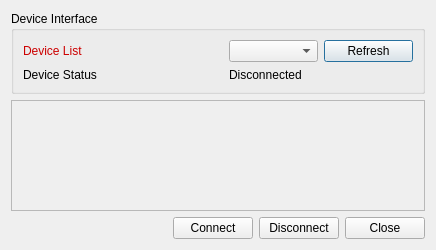
<?xml version="1.0" encoding="UTF-8"?>
<ui version="4.0">
 <class>ConnectDialog</class>
 <widget class="QDialog" name="ConnectDialog">
  <property name="geometry">
   <rect>
    <x>0</x>
    <y>0</y>
    <width>436</width>
    <height>250</height>
   </rect>
  </property>
  <property name="windowTitle">
   <string>Connect Device</string>
  </property>
  <layout class="QGridLayout" name="gridLayout">
   <item row="0" column="0">
    <widget class="QGroupBox" name="groupBox_2">
     <property name="title">
      <string>Device Interface</string>
     </property>
     <layout class="QGridLayout" name="gridLayout_2">
      <item row="1" column="0">
       <widget class="QLabel" name="label_14">
        <property name="text">
         <string>Device Status</string>
        </property>
       </widget>
      </item>
      <item row="1" column="1">
       <widget class="QLabel" name="m_lbDeviceStatus">
        <property name="text">
         <string>Disconnected</string>
        </property>
       </widget>
      </item>
      <item row="0" column="0">
       <widget class="QLabel" name="m_lbDeviceList">
        <property name="minimumSize">
         <size>
          <width>200</width>
          <height>0</height>
         </size>
        </property>
        <property name="styleSheet">
         <string notr="true">color: rgb(204, 0, 0);</string>
        </property>
        <property name="text">
         <string>Device List</string>
        </property>
       </widget>
      </item>
      <item row="0" column="1">
       <widget class="QComboBox" name="m_cbDeviceList"/>
      </item>
      <item row="0" column="2">
       <widget class="QPushButton" name="m_pbRefresh">
        <property name="minimumSize">
         <size>
          <width>80</width>
          <height>0</height>
         </size>
        </property>
        <property name="text">
         <string>Refresh</string>
        </property>
       </widget>
      </item>
     </layout>
    </widget>
   </item>
   <item row="1" column="0">
    <widget class="QPlainTextEdit" name="m_pteDeviceInfo">
     <property name="enabled">
      <bool>false</bool>
     </property>
     <property name="plainText">
      <string/>
     </property>
    </widget>
   </item>
   <item row="2" column="0">
    <layout class="QHBoxLayout" name="horizontalLayout">
     <item>
      <spacer name="horizontalSpacer">
       <property name="orientation">
        <enum>Qt::Horizontal</enum>
       </property>
       <property name="sizeHint" stdset="0">
        <size>
         <width>40</width>
         <height>20</height>
        </size>
       </property>
      </spacer>
     </item>
     <item>
      <widget class="QPushButton" name="m_pbConnect">
       <property name="minimumSize">
        <size>
         <width>80</width>
         <height>0</height>
        </size>
       </property>
       <property name="text">
        <string>Connect</string>
       </property>
      </widget>
     </item>
     <item>
      <widget class="QPushButton" name="pbDisconnect">
       <property name="minimumSize">
        <size>
         <width>80</width>
         <height>0</height>
        </size>
       </property>
       <property name="text">
        <string>Disconnect</string>
       </property>
      </widget>
     </item>
     <item>
      <widget class="QPushButton" name="m_pbCancel">
       <property name="minimumSize">
        <size>
         <width>80</width>
         <height>0</height>
        </size>
       </property>
       <property name="text">
        <string>Close</string>
       </property>
      </widget>
     </item>
    </layout>
   </item>
  </layout>
 </widget>
 <resources/>
 <connections/>
</ui>
